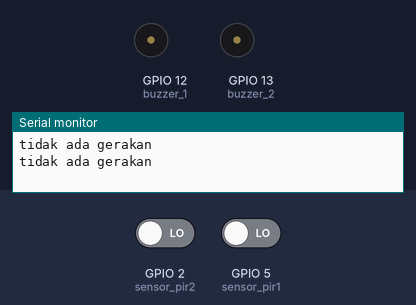
Simulated run of this sketch. Board: ESP8266 (NodeMCU). Shown: buzzer (waves = sounding, pin HIGH), the last lines printed to the serial monitor. The inputs (shaded band) are chosen by the test bench; at power-on: GPIO 2 (sensor_pir2) LOW, GPIO 5 (sensor_pir1) LOW. WiFi joins after 1.5 s; servers stay silent unless stated.

Above: at 3.0 s.
3.1 s: GPIO 2 (sensor_pir2) driven HIGH
At 4.6 s:
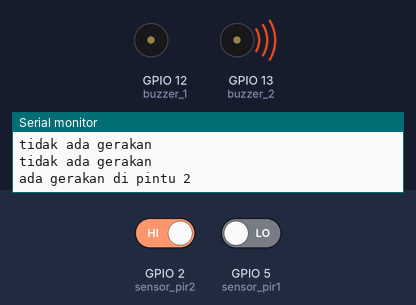
7.3 s: GPIO 5 (sensor_pir1) driven HIGH
At 8.1 s:
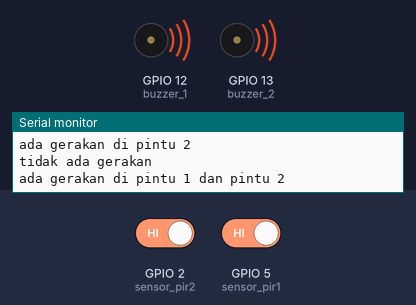
9.3 s: GPIO 2 (sensor_pir2) driven LOW
At 12.4 s:
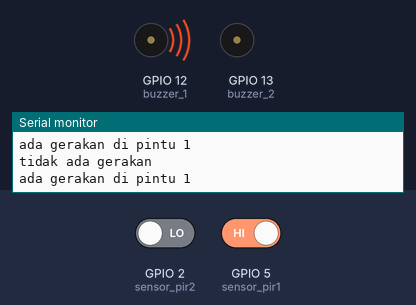
13.5 s: GPIO 5 (sensor_pir1) driven LOW
At 14.1 s:
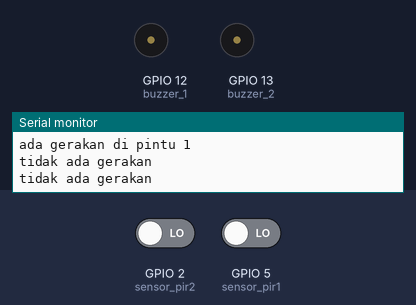
Timing chart, 0 to 16.0 s (numbered marks = the images above; inputs shaded):
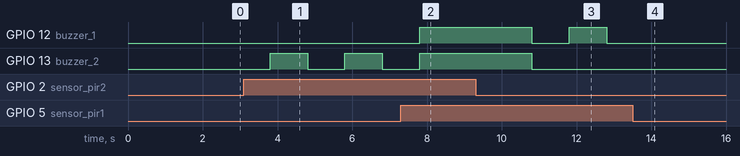

Measured:
- after the input at 3.1 s, GPIO 13 (buzzer_2): alternates HIGH for 1.0 s and LOW for 1.0 s, starting after 0.70 s
- after the input at 7.3 s, GPIO 12 (buzzer_1): LOW → HIGH after 0.51 s; GPIO 13 (buzzer_2): goes on until 7.8 s, then stays HIGH
- after the input at 9.3 s, GPIO 12 (buzzer_1): HIGH → LOW after 1.5 s, → HIGH 1.0 s later, → LOW 1.0 s later; GPIO 13 (buzzer_2): HIGH → LOW after 1.5 s
- after the input at 13.5 s, GPIO 12 (buzzer_1): stays LOW (without the input it goes to HIGH after 0.31 s)

The sketch:

2_Sensor_PIR.ino
```cpp
int sensor_pir1 = 5;
int sensor_pir2 = 2;
int buzzer_1 = 12;
int buzzer_2 = 13;
#include <ESP8266WiFi.h>
#include <BlynkSimpleEsp8266.h>

char token[] = "uxkMX26AsM_6w56ilDZ5HKPq-MtL80xm";
char user[] = "Indihome";
char pass[] = "ruangdapur";

void setup() {
  Serial.begin(115200);
  Blynk.begin(token, user, pass);
  pinMode(sensor_pir1, INPUT);
  pinMode(sensor_pir2, INPUT);
  pinMode(buzzer_1,OUTPUT);
  pinMode(buzzer_2,OUTPUT);
  digitalWrite(buzzer_1,LOW);
  digitalWrite(buzzer_2, LOW);
}

void loop() {
  long pintu_1 = digitalRead(sensor_pir1);
  long pintu_2 = digitalRead(sensor_pir2);

  if (pintu_1 == HIGH && pintu_2 == LOW) {
    Serial.println("ada gerakan di pintu 1");
    Blynk.notify("ada gerakan di pintu 1");
    digitalWrite(buzzer_1, HIGH);
    delay(1000);
  }

   if (pintu_1 == LOW && pintu_2 == HIGH) {
    Serial.println("ada gerakan di pintu 2");
    Blynk.notify("ada gerakan di pintu 2");
    digitalWrite(buzzer_2, HIGH);
    delay(1000);
  }

   if (pintu_1 == HIGH && pintu_2 == HIGH) {
    Serial.println("ada gerakan di pintu 1 dan pintu 2");
    Blynk.notify("ada gerakan di pintu 1 dan pintu 2");
    digitalWrite(buzzer_1, HIGH);
    digitalWrite(buzzer_2, HIGH);
    delay(1000);
  }

  else {
    Serial.println("tidak ada gerakan");
    digitalWrite(buzzer_1, LOW);
    digitalWrite(buzzer_2, LOW);
    delay(1000);
  }

  Blynk.run();
}
```
